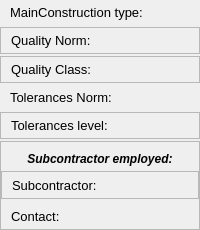
             <widget class="QWidget" name="parentQualityInfoContainer" native="true">
              <layout class="QHBoxLayout" name="horizontalLayout_6" stretch="0">
               <property name="spacing">
                <number>0</number>
               </property>
               <property name="leftMargin">
                <number>0</number>
               </property>
               <property name="topMargin">
                <number>0</number>
               </property>
               <property name="rightMargin">
                <number>0</number>
               </property>
               <property name="bottomMargin">
                <number>0</number>
               </property>
               <item alignment="Qt::AlignTop">
                <widget class="QWidget" name="widget_2" native="true">
                 <layout class="QVBoxLayout" name="verticalLayout_17">
                  <property name="spacing">
                   <number>2</number>
                  </property>
                  <property name="leftMargin">
                   <number>0</number>
                  </property>
                  <property name="topMargin">
                   <number>0</number>
                  </property>
                  <property name="rightMargin">
                   <number>0</number>
                  </property>
                  <property name="bottomMargin">
                   <number>0</number>
                  </property>
                  <item>
                   <widget class="QFrame" name="frame_43">
                    <layout class="QHBoxLayout" name="horizontalLayout_11">
                     <property name="spacing">
                      <number>0</number>
                     </property>
                     <property name="leftMargin">
                      <number>0</number>
                     </property>
                     <property name="topMargin">
                      <number>0</number>
                     </property>
                     <property name="rightMargin">
                      <number>0</number>
                     </property>
                     <property name="bottomMargin">
                      <number>0</number>
                     </property>
                     <item>
                      <widget class="QLabel" name="label_44">
                       <property name="minimumSize">
                        <size>
                         <width>170</width>
                         <height>0</height>
                        </size>
                       </property>
                       <property name="font">
                        <font>
                         <family>Arial</family>
                         <pointsize>10</pointsize>
                         <weight>50</weight>
                         <italic>false</italic>
                         <bold>false</bold>
                        </font>
                       </property>
                       <property name="text">
                        <string>MainConstruction type:</string>
                       </property>
                       <property name="alignment">
                        <set>Qt::AlignLeading|Qt::AlignLeft|Qt::AlignVCenter</set>
                       </property>
                       <property name="indent">
                        <number>10</number>
                       </property>
                      </widget>
                     </item>
                     <item>
                      <widget class="QLabel" name="label_12">
                       <property name="minimumSize">
                        <size>
                         <width>0</width>
                         <height>25</height>
                        </size>
                       </property>
                       <property name="text">
                        <string/>
                       </property>
                       <property name="indent">
                        <number>20</number>
                       </property>
                      </widget>
                     </item>
                    </layout>
                   </widget>
                  </item>
                  <item>
                   <widget class="QFrame" name="frame_44">
                    <property name="frameShape">
                     <enum>QFrame::StyledPanel</enum>
                    </property>
                    <property name="frameShadow">
                     <enum>QFrame::Raised</enum>
                    </property>
                    <layout class="QHBoxLayout" name="horizontalLayout_12">
                     <property name="spacing">
                      <number>0</number>
                     </property>
                     <property name="leftMargin">
                      <number>0</number>
                     </property>
                     <property name="topMargin">
                      <number>0</number>
                     </property>
                     <property name="rightMargin">
                      <number>0</number>
                     </property>
                     <property name="bottomMargin">
                      <number>0</number>
                     </property>
                     <item>
                      <widget class="QLabel" name="label_48">
                       <property name="minimumSize">
                        <size>
                         <width>170</width>
                         <height>0</height>
                        </size>
                       </property>
                       <property name="font">
                        <font>
                         <family>Arial</family>
                         <pointsize>10</pointsize>
                         <weight>50</weight>
                         <italic>false</italic>
                         <bold>false</bold>
                        </font>
                       </property>
                       <property name="text">
                        <string>Quality Norm:</string>
                       </property>
                       <property name="alignment">
                        <set>Qt::AlignLeading|Qt::AlignLeft|Qt::AlignVCenter</set>
                       </property>
                       <property name="indent">
                        <number>10</number>
                       </property>
                      </widget>
                     </item>
                     <item>
                      <widget class="QLabel" name="qualityNormLbl">
                       <property name="minimumSize">
                        <size>
                         <width>0</width>
                         <height>25</height>
                        </size>
                       </property>
                       <property name="text">
                        <string/>
                       </property>
                       <property name="indent">
                        <number>20</number>
                       </property>
                      </widget>
                     </item>
                    </layout>
                   </widget>
                  </item>
                  <item>
                   <widget class="QFrame" name="frame_45">
                    <property name="frameShape">
                     <enum>QFrame::StyledPanel</enum>
                    </property>
                    <property name="frameShadow">
                     <enum>QFrame::Raised</enum>
                    </property>
                    <layout class="QHBoxLayout" name="horizontalLayout_13">
                     <property name="spacing">
                      <number>0</number>
                     </property>
                     <property name="leftMargin">
                      <number>0</number>
                     </property>
                     <property name="topMargin">
                      <number>0</number>
                     </property>
                     <property name="rightMargin">
                      <number>0</number>
                     </property>
                     <property name="bottomMargin">
                      <number>0</number>
                     </property>
                     <item>
                      <widget class="QLabel" name="label_49">
                       <property name="minimumSize">
                        <size>
                         <width>170</width>
                         <height>0</height>
                        </size>
                       </property>
                       <property name="font">
                        <font>
                         <family>Arial</family>
                         <pointsize>10</pointsize>
                         <weight>50</weight>
                         <italic>false</italic>
                         <bold>false</bold>
                        </font>
                       </property>
                       <property name="text">
                        <string>Quality Class:</string>
                       </property>
                       <property name="alignment">
                        <set>Qt::AlignLeading|Qt::AlignLeft|Qt::AlignVCenter</set>
                       </property>
                       <property name="indent">
                        <number>10</number>
                       </property>
                      </widget>
                     </item>
                     <item>
                      <widget class="QLabel" name="qualityClassLbl">
                       <property name="minimumSize">
                        <size>
                         <width>0</width>
                         <height>25</height>
                        </size>
                       </property>
                       <property name="text">
                        <string/>
                       </property>
                       <property name="indent">
                        <number>20</number>
                       </property>
                      </widget>
                     </item>
                    </layout>
                   </widget>
                  </item>
                  <item>
                   <widget class="QFrame" name="frame_47">
                    <layout class="QHBoxLayout" name="horizontalLayout_18">
                     <property name="spacing">
                      <number>0</number>
                     </property>
                     <property name="leftMargin">
                      <number>0</number>
                     </property>
                     <property name="topMargin">
                      <number>0</number>
                     </property>
                     <property name="rightMargin">
                      <number>0</number>
                     </property>
                     <property name="bottomMargin">
                      <number>0</number>
                     </property>
                     <item>
                      <widget class="QLabel" name="label_50">
                       <property name="minimumSize">
                        <size>
                         <width>170</width>
                         <height>0</height>
                        </size>
                       </property>
                       <property name="font">
                        <font>
                         <family>Arial</family>
                         <pointsize>10</pointsize>
                         <weight>50</weight>
                         <italic>false</italic>
                         <bold>false</bold>
                        </font>
                       </property>
                       <property name="text">
                        <string>Tolerances Norm:</string>
                       </property>
                       <property name="alignment">
                        <set>Qt::AlignLeading|Qt::AlignLeft|Qt::AlignVCenter</set>
                       </property>
                       <property name="indent">
                        <number>10</number>
                       </property>
                      </widget>
                     </item>
                     <item>
                      <widget class="QLabel" name="tolerancesNormLbl">
                       <property name="minimumSize">
                        <size>
                         <width>0</width>
                         <height>25</height>
                        </size>
                       </property>
                       <property name="text">
                        <string/>
                       </property>
                       <property name="indent">
                        <number>20</number>
                       </property>
                      </widget>
                     </item>
                    </layout>
                   </widget>
                  </item>
                  <item>
                   <widget class="QFrame" name="frame_48">
                    <property name="frameShape">
                     <enum>QFrame::StyledPanel</enum>
                    </property>
                    <property name="frameShadow">
                     <enum>QFrame::Raised</enum>
                    </property>
                    <layout class="QHBoxLayout" name="horizontalLayout_32">
                     <property name="spacing">
                      <number>0</number>
                     </property>
                     <property name="leftMargin">
                      <number>0</number>
                     </property>
                     <property name="topMargin">
                      <number>0</number>
                     </property>
                     <property name="rightMargin">
                      <number>0</number>
                     </property>
                     <property name="bottomMargin">
                      <number>0</number>
                     </property>
                     <item>
                      <widget class="QLabel" name="label_51">
                       <property name="minimumSize">
                        <size>
                         <width>170</width>
                         <height>0</height>
                        </size>
                       </property>
                       <property name="font">
                        <font>
                         <family>Arial</family>
                         <pointsize>10</pointsize>
                         <weight>50</weight>
                         <italic>false</italic>
                         <bold>false</bold>
                        </font>
                       </property>
                       <property name="text">
                        <string>Tolerances level:</string>
                       </property>
                       <property name="alignment">
                        <set>Qt::AlignLeading|Qt::AlignLeft|Qt::AlignVCenter</set>
                       </property>
                       <property name="indent">
                        <number>10</number>
                       </property>
                      </widget>
                     </item>
                     <item>
                      <widget class="QLabel" name="tolerancesLevelLbl">
                       <property name="minimumSize">
                        <size>
                         <width>0</width>
                         <height>25</height>
                        </size>
                       </property>
                       <property name="text">
                        <string/>
                       </property>
                       <property name="indent">
                        <number>20</number>
                       </property>
                      </widget>
                     </item>
                    </layout>
                   </widget>
                  </item>
                  <item>
                   <widget class="QFrame" name="mainConstrucContractorFrame">
                    <property name="frameShape">
                     <enum>QFrame::StyledPanel</enum>
                    </property>
                    <property name="frameShadow">
                     <enum>QFrame::Raised</enum>
                    </property>
                    <layout class="QVBoxLayout" name="verticalLayout_16">
                     <property name="spacing">
                      <number>5</number>
                     </property>
                     <property name="leftMargin">
                      <number>0</number>
                     </property>
                     <property name="topMargin">
                      <number>10</number>
                     </property>
                     <property name="rightMargin">
                      <number>0</number>
                     </property>
                     <property name="bottomMargin">
                      <number>0</number>
                     </property>
                     <item>
                      <widget class="QLabel" name="mainConstructContractorLbl">
                       <property name="font">
                        <font>
                         <pointsize>9</pointsize>
                         <weight>75</weight>
                         <italic>true</italic>
                         <bold>true</bold>
                        </font>
                       </property>
                       <property name="text">
                        <string>Subcontractor employed:</string>
                       </property>
                       <property name="alignment">
                        <set>Qt::AlignCenter</set>
                       </property>
                      </widget>
                     </item>
                     <item alignment="Qt::AlignTop">
                      <widget class="QFrame" name="frame_49">
                       <property name="sizePolicy">
                        <sizepolicy hsizetype="Preferred" vsizetype="Preferred">
                         <horstretch>0</horstretch>
                         <verstretch>0</verstretch>
                        </sizepolicy>
                       </property>
                       <property name="frameShape">
                        <enum>QFrame::StyledPanel</enum>
                       </property>
                       <property name="frameShadow">
                        <enum>QFrame::Raised</enum>
                       </property>
                       <layout class="QHBoxLayout" name="horizontalLayout_14">
                        <property name="spacing">
                         <number>0</number>
                        </property>
                        <property name="leftMargin">
                         <number>0</number>
                        </property>
                        <property name="topMargin">
                         <number>0</number>
                        </property>
                        <property name="rightMargin">
                         <number>0</number>
                        </property>
                        <property name="bottomMargin">
                         <number>0</number>
                        </property>
                        <item>
                         <widget class="QLabel" name="label_11">
                          <property name="sizePolicy">
                           <sizepolicy hsizetype="Preferred" vsizetype="Preferred">
                            <horstretch>0</horstretch>
                            <verstretch>0</verstretch>
                           </sizepolicy>
                          </property>
                          <property name="minimumSize">
                           <size>
                            <width>0</width>
                            <height>0</height>
                           </size>
                          </property>
                          <property name="font">
                           <font>
                            <family>Arial</family>
                            <pointsize>10</pointsize>
                            <weight>50</weight>
                            <italic>false</italic>
                            <bold>false</bold>
                           </font>
                          </property>
                          <property name="text">
                           <string>Subcontractor:</string>
                          </property>
                          <property name="alignment">
                           <set>Qt::AlignLeading|Qt::AlignLeft|Qt::AlignVCenter</set>
                          </property>
                          <property name="margin">
                           <number>0</number>
                          </property>
                          <property name="indent">
                           <number>10</number>
                          </property>
                         </widget>
                        </item>
                        <item>
                         <widget class="QLabel" name="mainConstructContractorNameLbl">
                          <property name="minimumSize">
                           <size>
                            <width>0</width>
                            <height>26</height>
                           </size>
                          </property>
                          <property name="text">
                           <string/>
                          </property>
                          <property name="indent">
                           <number>20</number>
                          </property>
                         </widget>
                        </item>
                       </layout>
                      </widget>
                     </item>
                     <item alignment="Qt::AlignTop">
                      <widget class="QFrame" name="frame_50">
                       <property name="sizePolicy">
                        <sizepolicy hsizetype="Preferred" vsizetype="Preferred">
                         <horstretch>0</horstretch>
                         <verstretch>0</verstretch>
                        </sizepolicy>
                       </property>
                       <property name="frameShape">
                        <enum>QFrame::NoFrame</enum>
                       </property>
                       <property name="frameShadow">
                        <enum>QFrame::Sunken</enum>
                       </property>
                       <property name="lineWidth">
                        <number>0</number>
                       </property>
                       <layout class="QHBoxLayout" name="horizontalLayout_17">
                        <property name="spacing">
                         <number>0</number>
                        </property>
                        <property name="leftMargin">
                         <number>0</number>
                        </property>
                        <property name="topMargin">
                         <number>0</number>
                        </property>
                        <property name="rightMargin">
                         <number>0</number>
                        </property>
                        <property name="bottomMargin">
                         <number>0</number>
                        </property>
                        <item>
                         <widget class="QLabel" name="label_52">
                          <property name="minimumSize">
                           <size>
                            <width>0</width>
                            <height>0</height>
                           </size>
                          </property>
                          <property name="font">
                           <font>
                            <family>Arial</family>
                            <pointsize>10</pointsize>
                            <weight>50</weight>
                            <italic>false</italic>
                            <bold>false</bold>
                           </font>
                          </property>
                          <property name="text">
                           <string>Contact:</string>
                          </property>
                          <property name="alignment">
                           <set>Qt::AlignLeading|Qt::AlignLeft|Qt::AlignVCenter</set>
                          </property>
                          <property name="indent">
                           <number>10</number>
                          </property>
                         </widget>
                        </item>
                        <item>
                         <widget class="QLabel" name="mainConstructContractorContactLbl">
                          <property name="minimumSize">
                           <size>
                            <width>0</width>
                            <height>25</height>
                           </size>
                          </property>
                          <property name="text">
                           <string/>
                          </property>
                          <property name="indent">
                           <number>20</number>
                          </property>
                         </widget>
                        </item>
                       </layout>
                      </widget>
                     </item>
                    </layout>
                   </widget>
                  </item>
                 </layout>
                </widget>
               </item>
              </layout>
             </widget>
